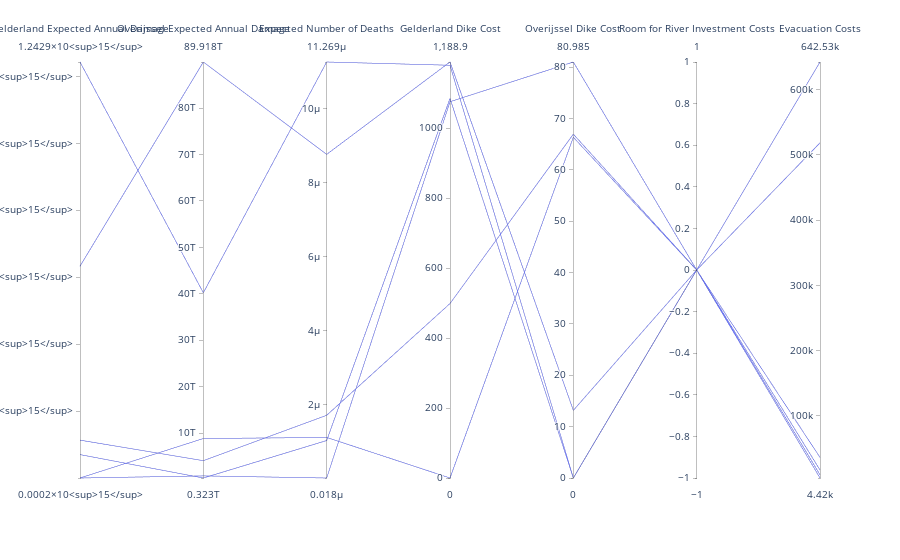

The code cell stored with this chart in its notebook:
### Code cell
fig = px.parallel_coordinates(scores, labels= 
{"Gelderland Yearly Damage": 'Gelderland Expected Annual Damage', "Overijssel Yearly Damage":'Overijssel Expected Annual Damage', "Expected Deaths":'Expected Number of Deaths', "Gelderland Dike Costs":'Gelderland Dike Cost',
 "Overijssel Dike Costs":'Overijssel Dike Cost', "RfR Costs":'Room for River Investment Costs', "Evacuation Cost":'Evacuation Costs'})
fig.show()

### Figure 1 — Plotly figure (JSON) as saved in the notebook; plotly's stock layout.template omitted (floating-point values rounded to 4 significant figures)
{"data": [{"dimensions": [{"label": "Gelderland Expected Annual Damage", "values": [1243000000000000.0, 207400000000.0, 113200000000000.0, 632920138620074, 151700000000.0, 70070000000000.0]}, {"label": "Overijssel Expected Annual Damage", "values": [40210000000000.0, 8825000000000.0, 4053000000000.0, 89920000000000.0, 774300000000.0, 323000000000.0]}, {"label": "Expected Number of Deaths", "values": [1.127e-05, 1.115e-06, 1.714e-06, 8.771e-06, 1.806e-08, 1.031e-06]}, {"label": "Gelderland Dike Cost", "values": [1180.0, 0, 498.6, 1189.0, 1075.0, 1085.0]}, {"label": "Overijssel Dike Cost", "values": [0, 66.33, 66.93, 13.17, 80.98, 0]}, {"label": "Room for River Investment Costs", "values": [0, 0, 0, 0, 0, 0]}, {"label": "Evacuation Costs", "values": [518500.0, 9357.0, 35960.0, 642500.0, 4422.0, 16660.0]}], "domain": {"x": [0, 1], "y": [0, 1]}, "name": "", "type": "parcoords"}], "layout": {"autosize": true, "legend": {"tracegroupgap": 0}, "margin": {"t": 60}}}
